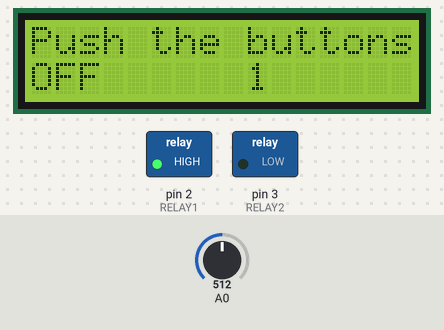
A sketch run on a simulated Arduino Uno, built with avr-gcc and run on an emulated ATmega328P. Parts: 16×2 character LCD, switched loads named in the sketch (green lamp = pin HIGH). The test bench sets the inputs (shaded band); at power-on: A0 = 512.

Above: at 1.2 s.
1.3 s: A0 set to 341
3.5 s: A0 set to 313
At 4.4 s:
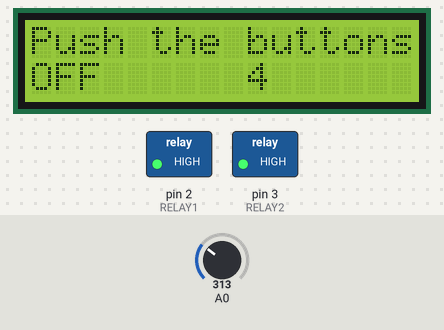
6.5 s: A0 set to 189
8.5 s: A0 set to 163
At 9.5 s:
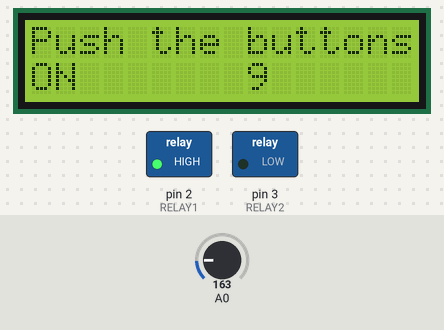
11.5 s: A0 set to 530
At 12.8 s:
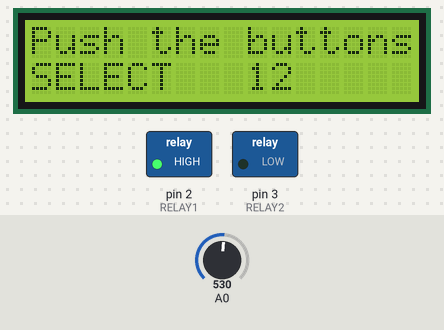
14.5 s: A0 set to 40
At 15.8 s:
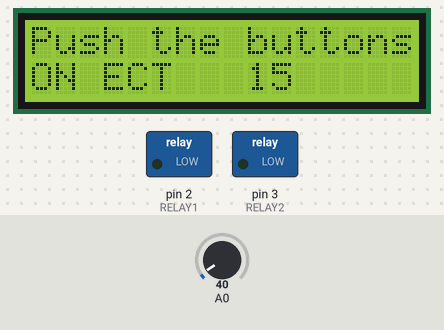
Timing chart, 0 to 17.5 s (numbered marks = the images above; inputs shaded):
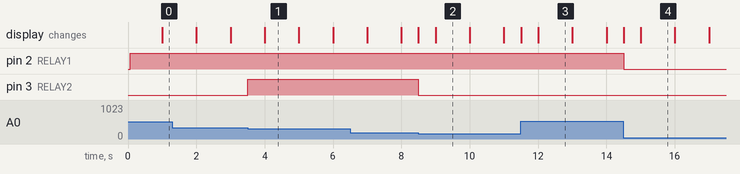

The sketch:

lcd2.ino
```cpp
//Sample using LiquidCrystal library
#include <LiquidCrystal.h>
// AW: dodatkowo sterowanie przekaźnikiem

/*******************************************************

This program will test the LCD panel and the buttons
Mark Bramwell, July 2010

********************************************************/

// select the pins used on the LCD panel
LiquidCrystal lcd(8, 9, 4, 5, 6, 7);

// define some values used by the panel and buttons
int lcd_key     = 0;
int adc_key_in  = 0;
#define btnRIGHT  0
#define btnUP     1
#define btnDOWN   2
#define btnLEFT   3
#define btnSELECT 4
#define btnNONE   5

// read the buttons
int read_LCD_buttons()
{
 adc_key_in = analogRead(0);      // read the value from the sensor
 // my buttons when read are centered at these valies: 0, 144, 329, 504, 741
 // AW a moje:                                         0, 100, 258, 410, 640
 // we add approx 50 to those values and check to see if we are close
 if (adc_key_in > 1000) return btnNONE; // We make this the 1st option for speed reasons since it will be the most likely result
 // poziomy jako wartości posrednie
 if (adc_key_in < 50)   return btnRIGHT;
 if (adc_key_in < 180)  return btnUP;
 if (adc_key_in < 330)  return btnDOWN;
 if (adc_key_in < 520)  return btnLEFT;
 if (adc_key_in < 850)  return btnSELECT;

 // For V1.0 comment the other threshold and use the one below:
/*
 if (adc_key_in < 50)   return btnRIGHT;
 if (adc_key_in < 195)  return btnUP;
 if (adc_key_in < 380)  return btnDOWN;
 if (adc_key_in < 555)  return btnLEFT;
 if (adc_key_in < 790)  return btnSELECT;
*/


 return btnNONE;  // when all others fail, return this...
}

#define RELAY1 2
#define RELAY2 3

void setup()
{
 lcd.begin(16, 2);              // start the library
 lcd.setCursor(0,0);
 lcd.print("Push the buttons"); // print a simple message

 pinMode( RELAY1, OUTPUT );
 pinMode( RELAY2, OUTPUT );
}

void xloop()
{
  lcd.clear();
  lcd.setCursor(1,1);
  lcd.print(analogRead(0));
  lcd.print('*');
  delay(100);
}

void loop()
{
 lcd.setCursor(9,1);            // move cursor to second line "1" and 9 spaces over
 lcd.print(millis()/1000);      // display seconds elapsed since power-up


 lcd.setCursor(0,1);            // move to the begining of the second line
 lcd_key = read_LCD_buttons();  // read the buttons

 switch (lcd_key)               // depending on which button was pushed, we perform an action
 {
   case btnRIGHT:
     {
     lcd.print("ON ");
     digitalWrite( RELAY1, LOW );
     break;
     }
   case btnLEFT:
     {
     lcd.print("OFF   ");
     digitalWrite( RELAY1, HIGH );
     break;
     }
   case btnUP:
     {
     lcd.print("ON ");
     digitalWrite( RELAY2, LOW );
     break;
     }
   case btnDOWN:
     {
     lcd.print("OFF   ");
     digitalWrite( RELAY2, HIGH );
     break;
     }
   case btnSELECT:
     {
     lcd.print("SELECT");
     break;
     }
     case btnNONE:
     {
     lcd.print("NONE  ");
     break;
     }
 }

}
```

Measured:
- the behaviour switches between 330 and 329 on A0 (found by bisection; images 0 and 1)
- the behaviour switches between 180 and 179 on A0 (found by bisection; images 1 and 2)
- after the input at 3.5 s, pin 3 (RELAY2): LOW → HIGH at once
- after the input at 8.5 s, pin 3 (RELAY2): HIGH → LOW at once; the display: first changes at once (image 2 shows a later state)
- after the input at 11.5 s, the display: first changes at once (image 3 shows a later state)
- after the input at 14.5 s, pin 2 (RELAY1): HIGH → LOW at once; the display: first changes at once (image 4 shows a later state)
- what the display in image 1 shows lasts 1.0 s, from 4.0 s to 5.0 s
